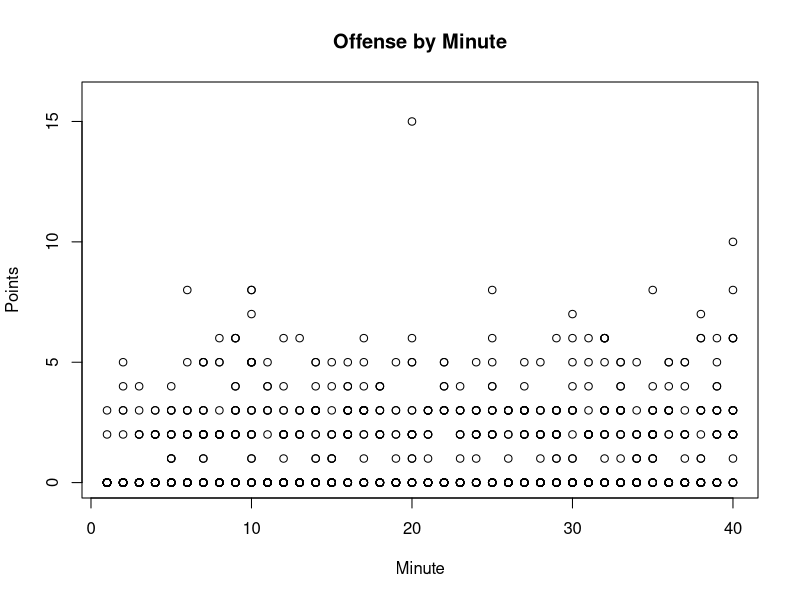
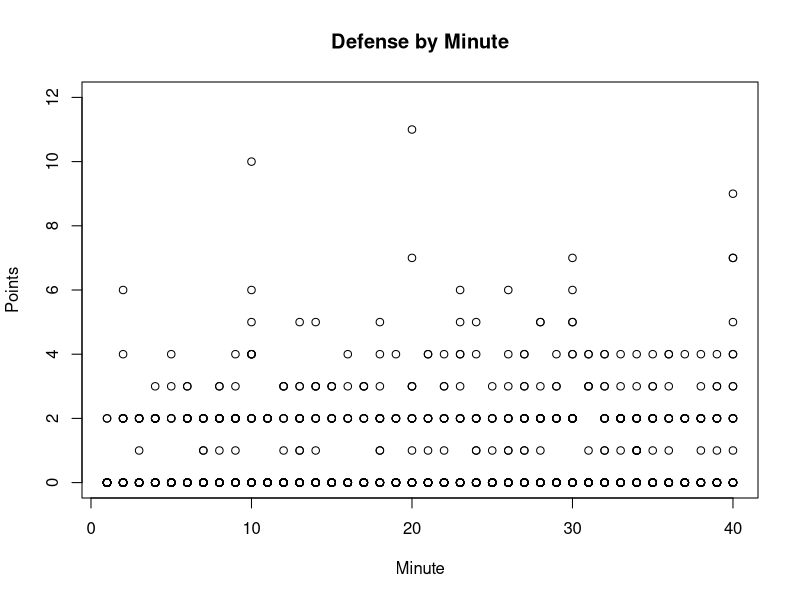
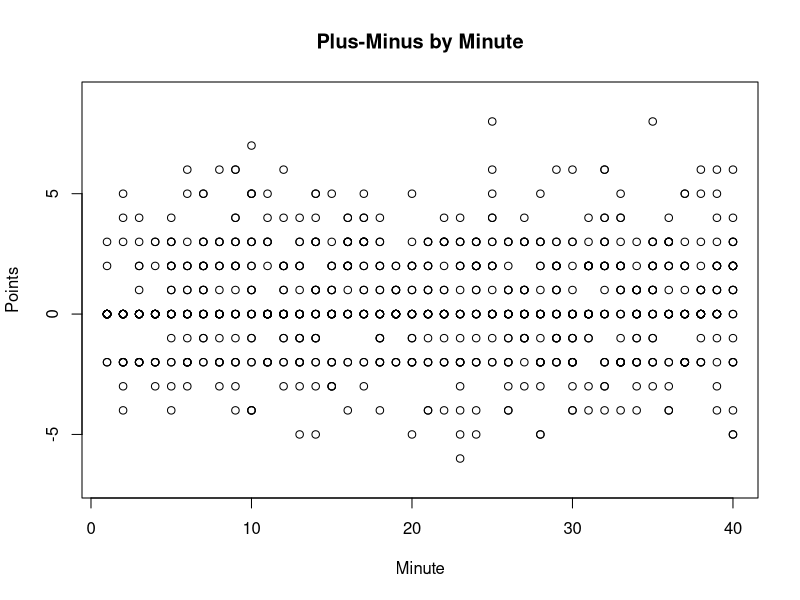
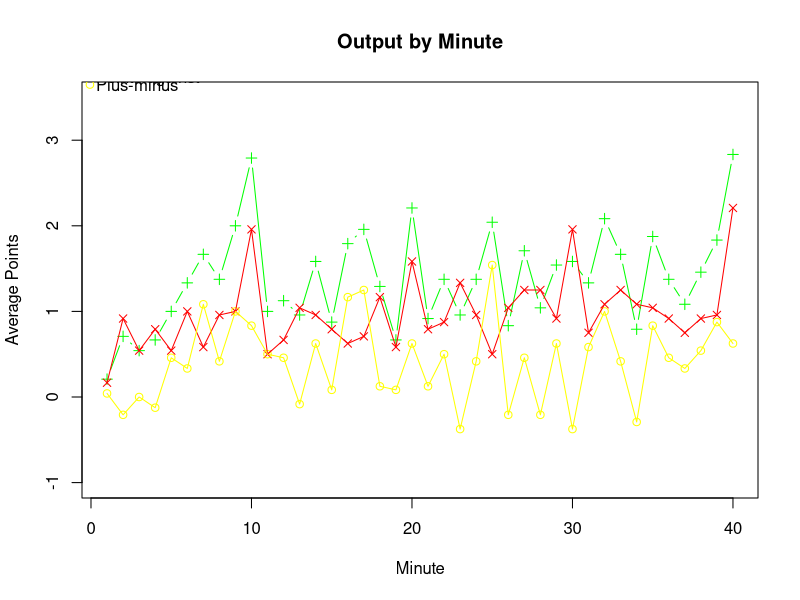
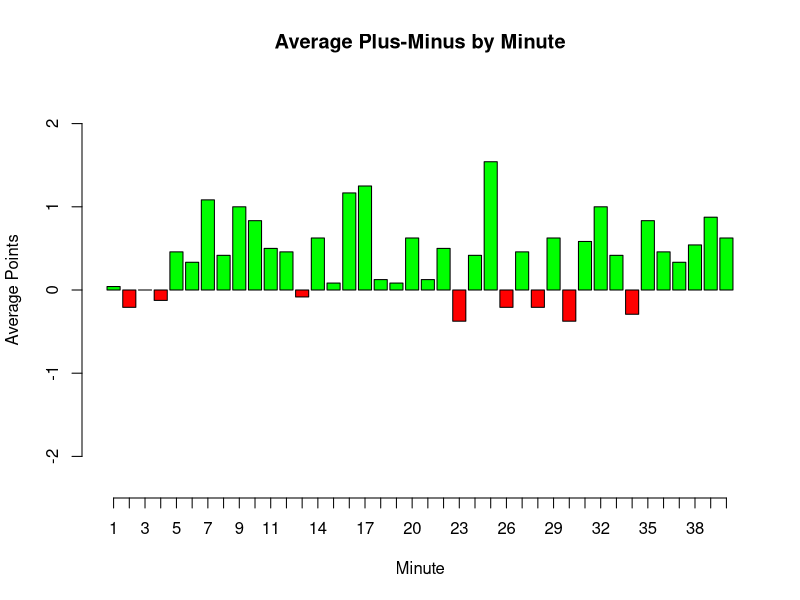
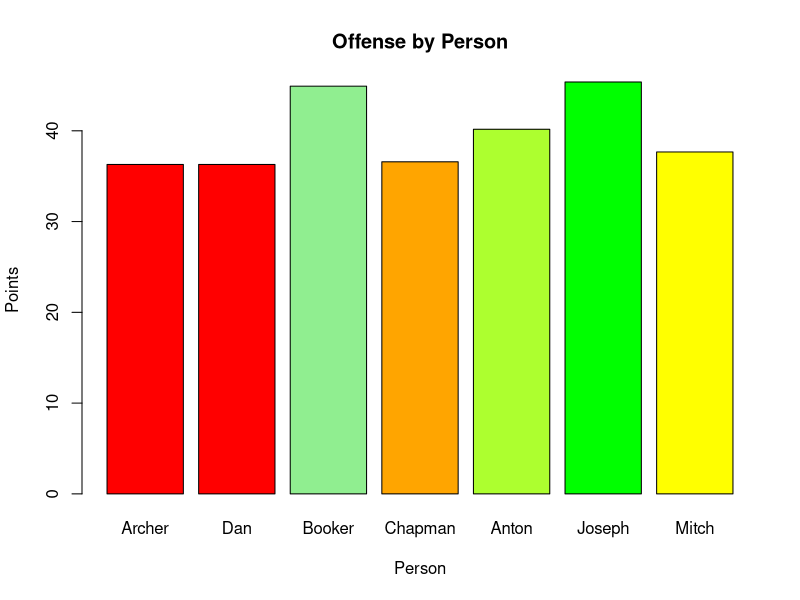
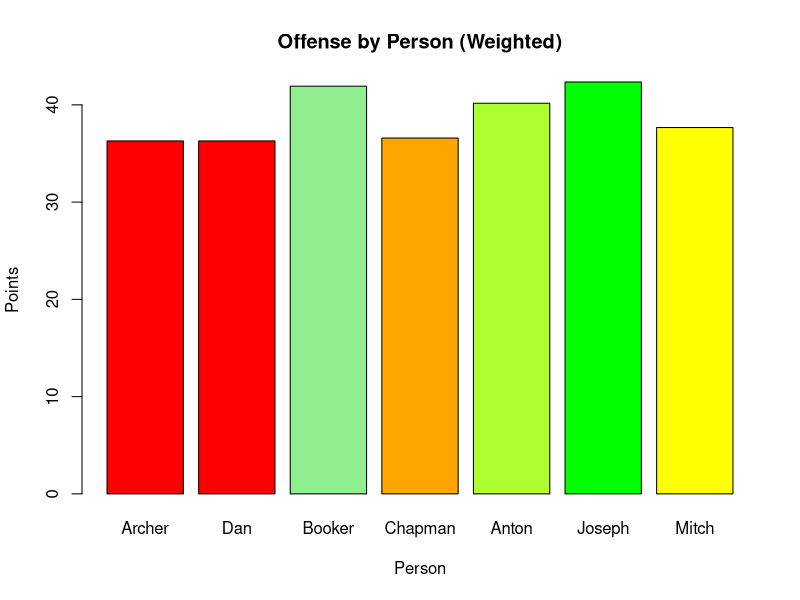
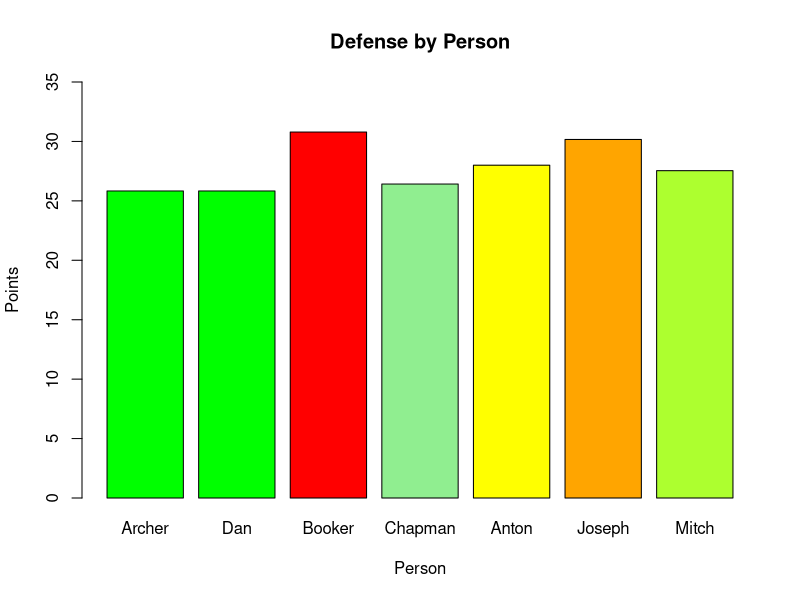

Recreate these plots in R, in order.
# set working directory
setwd("C:/Users/linni/OneDrive/Desktop/Personal/Practice_Programming")
setwd("Slay-Ups-Stats")

# read data
data2 = read.csv("Data/Slay-Ups-By_Minute.csv")
attach(data2)

# offense - add new column when new data
offense = c(game1_off, game2_off, game3_off, game4_off, game5_off, game6_off,
            game7_off, game8_off, game9_off, game10_off, game11_off, game12_off,
            game13_off, game14_off, game15_off, game16_off, game17_off,
            game18_off, game19_off, game20_off, game21_off, game22_off,
            game23_off, game24_off, game25_off,game26_off, game27_off,
            game28_off)

# defense - - add new column when new data
defense = c(game1_def, game2_def, game3_def, game4_def, game5_def, game6_def,
            game7_def, game8_def, game9_def, game10_def, game11_def, game12_def,
            game13_def, game14_def, game15_def, game16_def, game17_def,
            game18_def, game19_def, game20_def, game21_def, game22_def,
            game23_def, game24_def, game25_def,game26_def, game27_def,
            game28_def)

# plus-minus
pm = offense - defense

# data columns - ADD NEW COLUMNS WHEN NEW DATA AVAILABLE
off_columns = c(2,4,6,8,10,12,14,16,24,26,28,30,32,34,36,40,42,44,46,48,50,52,
                54,56)
def_columns = c(3,5,7,9,11,13,15,17,25,27,29,31,33,35,37,41,43,45,47,49,51,53,55
                ,57)

################################################################################
#                             Team Output by Minute                            #
################################################################################

# by minute offense
plot(minute, na.omit(offense[1:40]), ylim = c(0,16), main = "Offense by Minute",
     ylab = "Points", xlab = "Minute")
for (i in 2:28){
  points(minute, na.pass(offense[(40*i - 39):(40*i)]))}

# by minute defense
plot(minute, na.omit(defense[1:40]), ylim = c(0,12), main = "Defense by Minute",
     ylab = "Points", xlab = "Minute")
for (i in 2:28){
  points(minute, na.pass(defense[(40*i - 39):(40*i)]))}

# by minute plus-minus
plot(minute, na.omit(pm[1:40]), ylim = c(-7,9), main = "Plus-Minus by Minute",
     ylab = "Points", xlab = "Minute")
for (i in 2:28){
  points(minute, na.pass(pm[(40*i - 39):(40*i)]))}

## Averages ##
mean_off_minute = rep(0,40)

for (j in 1:40){
    minute_subset = subset(data2, minute == j)
    mean_off_minute[j] = mean(colSums(minute_subset[,off_columns]))
}

mean_def_minute = rep(0,40)

for (k in 1:40){
  minute_subset = subset(data2, minute == k)
  mean_def_minute[k] = mean(colSums(minute_subset[,def_columns]))
}

mean_pm_minute = rep(0,40)

for (l in 1:40){
  minute_subset = subset(data2, minute == l)
  mean_pm_minute[l] = mean(colSums(minute_subset[,off_columns])) - 
                      mean(colSums(minute_subset[,def_columns]))
}

# plots
plot(minute, mean_off_minute, col = "green", pch = 3, type = 'b',
     ylim = c(-1, 3.5), ylab = "Average Points", xlab = "Minute",
     main = "Output by Minute")
points(minute, mean_def_minute, col = "red", pch = 4)
points(minute, mean_pm_minute, col = "yellow", pch = 1)
lines(minute, mean_def_minute, col = "red")
lines(minute, mean_pm_minute, col = "yellow")
legend(-1, 4, c("Points for", "Points against", "Plus-minus"),
       col = c("green", "red", "yellow"), pch = c(3,4,1), cex = 1, bty = 'n',
       x.intersp = 0.4, y.intersp = 0.4)

barplot(mean_pm_minute, names.arg = c('1','2','3','4','5','6','7','8','9','10',
        '11','12','13','14','15','16','17','18','19','20','21','22','23','24',
        '25', '26', '27','28','29','30','31','32','33','34','35','36','37','38',
        '39','40'), main = "Average Plus-Minus by Minute", axis.lty = 1,
        ylim = c(-2.5,2.5), ylab = "Average Points", xlab = "Minute",
        col = c("green","red","black","red","green","green","green","green",
                "green","green","green","green","red","green","green","green",
                "green","green","green","green","green","green","red","green",
                "green","red","green","red","green","red","green","green",
                "green","red","green","green","green","green","green","green"))

################################################################################
#                               Output by person                               #
################################################################################

# set up each person's minutes
Archer = subset(data2, minute <= 4|(10 < minute & minute <= 28)|34 < minute)
Dan = subset(data2, minute <= 4|(10 < minute & minute <= 28)|34 < minute)
Booker = subset(data2, (4 < minute & minute <= 16)|22 < minute)
Chapman = subset(data2, minute <= 16|(22 < minute & minute <= 34))
Anton = subset(data2, minute <= 10|(16 < minute & minute <= 22)|28 < minute)
Joseph = subset(data2, (4 < minute & minute <= 22)|28 < minute)
Mitch = subset(data2, minute <= 10|(16 < minute & minute <= 34))

################################################################################
#                         Offensive Output by person                           #
################################################################################

# mean offensive output
Archer_off = mean(colSums(Archer[,off_columns], na.rm = TRUE))
Dan_off = mean(colSums(Dan[,off_columns], na.rm = TRUE))
Booker_off = mean(colSums(Booker[,off_columns], na.rm = TRUE))
Chapman_off = mean(colSums(Chapman[,off_columns], na.rm = TRUE))
Anton_off = mean(colSums(Anton[,off_columns], na.rm = TRUE))
Joseph_off = mean(colSums(Joseph[,off_columns], na.rm = TRUE))
Mitch_off = mean(colSums(Mitch[,off_columns], na.rm = TRUE))

barplot(c(Archer_off, Dan_off, Booker_off, Chapman_off, Anton_off, Joseph_off,
        Mitch_off), names.arg = c("Archer", "Dan", "Booker", "Chapman", "Anton",
        "Joseph", "Mitch"), col = c("red", "red", "lightgreen",
        "orange","greenyellow","green", "yellow"), main =
        "Offense by Person", ylab = "Points", xlab = "Person")

# mean offensive output - weighted (indexed at 28mins)
Archer_off_w = (28/nrow(Archer))*mean(colSums(Archer[,off_columns],
                na.rm = TRUE))
Dan_off_w = (28/nrow(Dan))*mean(colSums(Dan[,off_columns], na.rm = TRUE))
Booker_off_w = (28/nrow(Booker))*mean(colSums(Booker[,off_columns],
                na.rm = TRUE))
Chapman_off_w = (28/nrow(Chapman))*mean(colSums(Chapman[,off_columns],
                na.rm = TRUE))
Anton_off_w = (28/nrow(Anton))*mean(colSums(Anton[,off_columns], na.rm = TRUE))
Joseph_off_w = (28/nrow(Joseph))*mean(colSums(Joseph[,off_columns],
                na.rm = TRUE))
Mitch_off_w = (28/nrow(Mitch))*mean(colSums(Mitch[,off_columns], na.rm = TRUE))

barplot(c(Archer_off_w, Dan_off_w, Booker_off_w, Chapman_off_w, Anton_off_w,
        Joseph_off_w, Mitch_off_w), names.arg = c("Archer", "Dan", "Booker",
        "Chapman", "Anton", "Joseph", "Mitch"), col = c("red", "red",
        "lightgreen", "orange","greenyellow","green", "yellow"), main =
        "Offense by Person (Weighted)", ylab = "Points", xlab = "Person")

################################################################################
#                         Defensive Output by person                           #
################################################################################

# mean defensive output
Archer_def = mean(colSums(Archer[,def_columns], na.rm = TRUE))
Dan_def = mean(colSums(Dan[,def_columns], na.rm = TRUE))
Booker_def = mean(colSums(Booker[,def_columns], na.rm = TRUE))
Chapman_def = mean(colSums(Chapman[,def_columns], na.rm = TRUE))
Anton_def =mean(colSums(Anton[,def_columns], na.rm = TRUE))
Joseph_def = mean(colSums(Joseph[,def_columns], na.rm = TRUE))
Mitch_def = mean(colSums(Mitch[,def_columns], na.rm = TRUE))

barplot(c(Archer_def,Dan_def, Booker_def, Chapman_def, Anton_def, Joseph_def,
        Mitch_def),
        names.arg = c("Archer", "Dan", "Booker", "Chapman", "Anton", "Joseph",
        "Mitch"), col = c("green", "green", "red", "lightgreen", "yellow",
        "orange", "greenyellow"), main = "Defense by Person", ylab = "Points",
        xlab = "Person", ylim = c(0,35))

# mean defensive output - weighted (indexed at 28mins)
Archer_def_w = (28/nrow(Archer))*mean(colSums(Archer[,def_columns],
                na.rm = TRUE))
Dan_def_w = (28/nrow(Dan))*mean(colSums(Dan[,def_columns],
            na.rm = TRUE))
Booker_def_w = (28/nrow(Booker))*mean(colSums(Booker[,def_columns],
                na.rm = TRUE))
Chapman_def_w = (28/nrow(Chapman))*mean(colSums(Chapman[,def_columns],
                na.rm = TRUE))
Anton_def_w = (28/nrow(Anton))*mean(colSums(Anton[,def_columns], na.rm = TRUE))
Joseph_def_w = (28/nrow(Joseph))*mean(colSums(Joseph[,def_columns],
                na.rm = TRUE))
Mitch_def_w = (28/nrow(Mitch))*mean(colSums(Mitch[,def_columns], na.rm = TRUE))

barplot(c(Archer_def_w, Dan_def_w, Booker_def_w, Chapman_def_w, Anton_def_w,
          Joseph_def_w, Mitch_def_w), names.arg = c("Archer", "Dan", "Booker",
          "Chapman", "Anton", "Joseph", "Mitch"), col = c("green", "green",
          "red", "lightgreen", "yellow","orange", "greenyellow"), main =
          "Defense by Person (Weighted)", ylab = "Weighted Average Points",
          xlab = "Person", ylim = c(0,35))

################################################################################
#                         Plus-Minus Output by person                          #
################################################################################

# mean plus-minus output
Archer_pm = Archer_off - Archer_def
Dan_pm = Dan_off - Dan_def
Booker_pm = Booker_off - Booker_def
Chapman_pm = Chapman_off - Chapman_def
Anton_pm = Anton_off - Anton_def
Joseph_pm = Joseph_off - Joseph_def
Mitch_pm = Mitch_off - Mitch_def

barplot(c(Archer_pm, Dan_pm, Booker_pm, Chapman_pm, Anton_pm, Joseph_pm,
          Mitch_pm), names.arg = c("Archer", "Dan", "Booker", "Chapman",
          "Anton", "Joseph", "Mitch"), col = c("yellow", "yellow", "lightgreen",
          "orange","greenyellow","green", "red"), main =
          "Plus-Minus by Person", ylab = "Points", xlab = "Person")


# mean plus-minus output - weighted
Archer_pm_w = Archer_off_w - Archer_def_w
Dan_pm_w = Dan_off_w - Dan_def_w
Booker_pm_w = Booker_off_w - Booker_def_w
Chapman_pm_w = Chapman_off_w - Chapman_def_w
Anton_pm_w = Anton_off_w - Anton_def_w
Joseph_pm_w = Joseph_off_w - Joseph_def_w
Mitch_pm_w = Mitch_off_w - Mitch_def_w

barplot(c(Archer_pm_w, Dan_pm_w, Booker_pm_w, Chapman_pm_w, Anton_pm_w,
          Joseph_pm_w, Mitch_pm_w), names.arg = c("Archer", "Dan", "Booker",
          "Chapman", "Anton", "Joseph", "Mitch"), col = c("yellow", "yellow",
          "lightgreen","orange","greenyellow","green", "red"), main =
          "Plus-Minus by Person (Weighted)", ylab = "Points", xlab = "Person")

################################################################################
#                               OFFENSE BY LINEUP                              #
################################################################################

starters = subset(data2, minute <= 4)
linn_sub1 = subset(data2, 4 < minute & minute <= 10)
AM_sub = subset(data2, 10 < minute & minute <= 16)
jamess_sub = subset(data2, 16 < minute & minute <= 22)
JOAN_sub = subset(data2, 22 < minute & minute <= 28)
linn_sub2 = subset(data2, 28 < minute & minute <= 34)
end = subset(data2, 34 < minute)

# raw
starters_off = mean(colSums(starters[,off_columns], na.rm = TRUE))
linn_sub1_off = mean(colSums(linn_sub1[,off_columns], na.rm = TRUE))
AM_sub_off = mean(colSums(AM_sub[,off_columns], na.rm = TRUE))
jamess_sub_off = mean(colSums(jamess_sub[,off_columns], na.rm = TRUE))
JOAN_sub_off = mean(colSums(JOAN_sub[,off_columns], na.rm = TRUE))
linn_sub2_off = mean(colSums(linn_sub2[,off_columns], na.rm = TRUE))
end_off = mean(colSums(end[,off_columns], na.rm = TRUE))

barplot(c(starters_off, linn_sub1_off, AM_sub_off, jamess_sub_off, JOAN_sub_off,
          linn_sub2_off, end_off), names.arg = c("Starters", "Linnings Off (1)",
          "Anton/Mitch Off", "James' Off", "Jo/Anton Off", "Linnings Off (2)",
          "Endgame"), main = "Offense by Lineup", ylab = "Average Points",
          xlab = "Lineup", ylim = c(0,15), col = c("red","lightgreen","orange",
          "yellow3","yellow", "greenyellow", "green"))

# weighted - let 6 be index of 1 (i.e. multiply by 6/(number of minutes))
starters_off_w = (6/nrow(starters))*mean(colSums(starters[,off_columns],
                  na.rm = TRUE))
linn_sub1_off_w = (6/nrow(linn_sub1))*mean(colSums(linn_sub1[,off_columns],
                  na.rm = TRUE))
AM_sub_off_w = (6/nrow(AM_sub))*mean(colSums(AM_sub[,off_columns],
                na.rm = TRUE))
jamess_sub_off_w = (6/nrow(jamess_sub))*mean(colSums(jamess_sub[,off_columns],
                    na.rm = TRUE))
JOAN_sub_off_w = (6/nrow(JOAN_sub))*mean(colSums(JOAN_sub[,off_columns],
                  na.rm = TRUE))
linn_sub2_off_w = (6/nrow(linn_sub2))*mean(colSums(linn_sub2[,off_columns],
                  na.rm = TRUE))
end_off_w = (6/nrow(end))*mean(colSums(end[,off_columns], na.rm = TRUE))

barplot(c(starters_off_w, linn_sub1_off_w, AM_sub_off_w, jamess_sub_off_w,
          JOAN_sub_off_w, linn_sub2_off_w, end_off_w), names.arg = c("Starters",
          "Linnings Off (1)", "Anton/Mitch Off", "James' Off", "Jo/Anton Off",
          "Linnings Off (2)", "Endgame"), main = "Offense by Lineup (Weighted)",
          ylab = "Weighted Average", xlab = "Lineup", col = c("red","lightgreen",
          "orange","yellow3","yellow", "greenyellow", "green"))


################################################################################
#                               DEFENSE BY LINEUP                              #
################################################################################

# raw
starters_def = mean(colSums(starters[,def_columns], na.rm = TRUE))
linn_sub1_def = mean(colSums(linn_sub1[,def_columns], na.rm = TRUE))
AM_sub_def = mean(colSums(AM_sub[,def_columns], na.rm = TRUE))
jamess_sub_def = mean(colSums(jamess_sub[,def_columns], na.rm = TRUE))
JOAN_sub_def = mean(colSums(JOAN_sub[,def_columns], na.rm = TRUE))
linn_sub2_def = mean(colSums(linn_sub2[,def_columns], na.rm = TRUE))
end_def = mean(colSums(end[,def_columns], na.rm = TRUE))

barplot(c(starters_def, linn_sub1_def, AM_sub_def, jamess_sub_def, JOAN_sub_def,
          linn_sub2_def, end_def), names.arg = c("Starters", "Linnings Off (1)",
          "Anton/Mitch Off", "James' Off", "Jo/Anton Off", "Linnings Off (2)",
          "Endgame"), main = "Defense by Lineup", ylab = "Average Points",
          xlab = "Lineup", col = c("green","yellow3","lightgreen","greenyellow",
          "yellow","red","orange"))

# weighted - let 6 be index of 1 (i.e. multiply by 6/(number of minutes))
starters_def_w = (6/nrow(starters))*mean(colSums(starters[,def_columns],
                  na.rm = TRUE))
linn_sub1_def_w = (6/nrow(linn_sub1))*mean(colSums(linn_sub1[,def_columns],
                  na.rm = TRUE))
AM_sub_def_w = (6/nrow(AM_sub))*mean(colSums(AM_sub[,def_columns],
                na.rm = TRUE))
jamess_sub_def_w = (6/nrow(jamess_sub))*mean(colSums(jamess_sub[,def_columns],
                    na.rm = TRUE))
JOAN_sub_def_w = (6/nrow(JOAN_sub))*mean(colSums(JOAN_sub[,def_columns],
                  na.rm = TRUE))
linn_sub2_def_w = (6/nrow(linn_sub2))*mean(colSums(linn_sub2[,def_columns],
                  na.rm = TRUE))
end_def_w = (6/nrow(end))*mean(colSums(end[,def_columns], na.rm = TRUE))

barplot(c(starters_def_w, linn_sub1_def_w, AM_sub_def_w, jamess_sub_def_w,
          JOAN_sub_def_w, linn_sub2_def_w, end_def_w), names.arg = c("Starters",
          "Linnings Off (1)", "Anton/Mitch Off", "James' Off", "Jo/Anton Off",
          "Linnings Off (2)", "Endgame"), main = "Defense by Lineup (Weighted)",
          ylab = "Weighted Average", xlab = "Lineup", col = c("green","yellow3",
          "lightgreen","greenyellow","yellow","red","orange"))

################################################################################
#                               PLUS-MINUS BY LINEUP                           #
################################################################################

# raw
starters_pm = starters_off - starters_def
linn_sub1_pm = linn_sub1_off - linn_sub1_def 
AM_sub_pm = AM_sub_off - AM_sub_def
jamess_sub_pm = jamess_sub_off - jamess_sub_def
JOAN_sub_pm = JOAN_sub_off - JOAN_sub_def
linn_sub2_pm = linn_sub2_off - linn_sub2_def 
end_pm = end_off - end_def

barplot(c(starters_pm, linn_sub1_pm, AM_sub_pm, jamess_sub_pm, JOAN_sub_pm,
          linn_sub2_pm, end_pm), names.arg = c("Starters", "Linnings Off (1)",
          "Anton/Mitch Off", "James' Off", "Jo/Anton Off", "Linnings Off (2)",
          "Endgame"), main = "Plus-Minus by Lineup", ylab = "Average Points",
          xlab = "Lineup", ylim = c(-2,6), col = c("red","green","greenyellow",
          "yellow3","orange","yellow","lightgreen"))

# weighted
starters_pm_w = starters_off_w - starters_def_w
linn_sub1_pm_w = linn_sub1_off_w - linn_sub1_def_w
AM_sub_pm_w = AM_sub_off_w - AM_sub_def_w
jamess_sub_pm_w = jamess_sub_off_w - jamess_sub_def_w
JOAN_sub_pm_w = JOAN_sub_off_w - JOAN_sub_def_w
linn_sub2_pm_w = linn_sub2_off_w - linn_sub2_def_w
end_pm_w = end_off_w - end_def_w

barplot(c(starters_pm_w, linn_sub1_pm_w, AM_sub_pm_w, jamess_sub_pm_w,
          JOAN_sub_pm_w, linn_sub2_pm_w, end_pm_w), names.arg = c("Starters",
          "Linnings Off (1)", "Anton/Mitch Off", "James' Off", "Jo/Anton Off",
          "Linnings Off (2)", "Endgame"), main = 
          "Plus-Minus by Lineup (Weighted)", ylab = "Weighted Average", xlab =
          "Lineup", ylim = c(-2,6), col = c("red","green","greenyellow",
          "yellow3","orange","yellow","lightgreen"))

################################################################################
